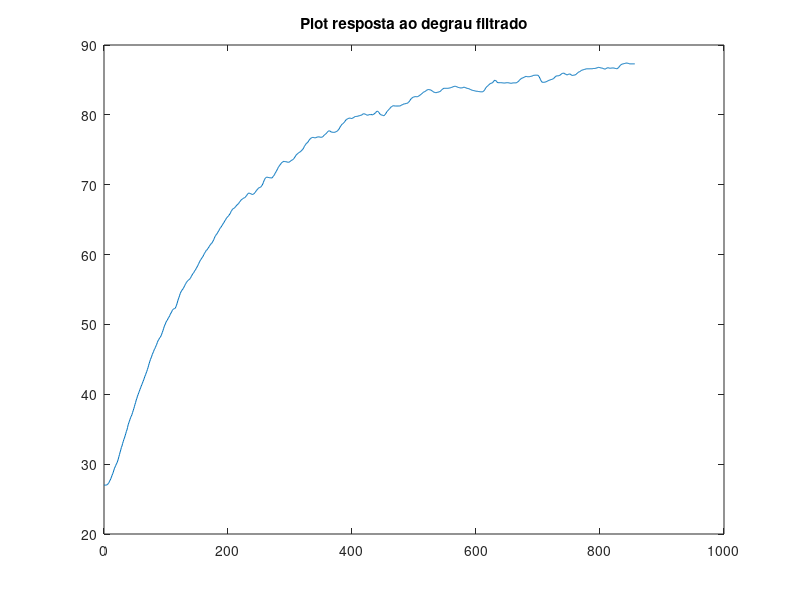

The MATLAB script that drew this image: (Note: this script raises an error after producing the figure.)
clear all
close all

load dados.mat time temp;

temp_filtered=movmean(temp,5);
%time
data=[time,temp];
plot(time,temp_filtered);
title("Plot resposta ao degrau filtrado")
Ts=5;
deadTime = 1;
sys= tfest(data,1,0,deadTime,'Ts',Ts);

wc=0.05
controller = pidtune(sys,'PI',wc)

closed_loop_sys = feedback(sys, controller, 1)

timeToShow=0:Ts:500;

ref = [ (zeros(1, round(length(timeToShow)/10))) (40*ones(1, length(timeToShow) - round(length(timeToShow)/10))) ]';  
lsim(closed_loop_sys, ref, timeToShow)



